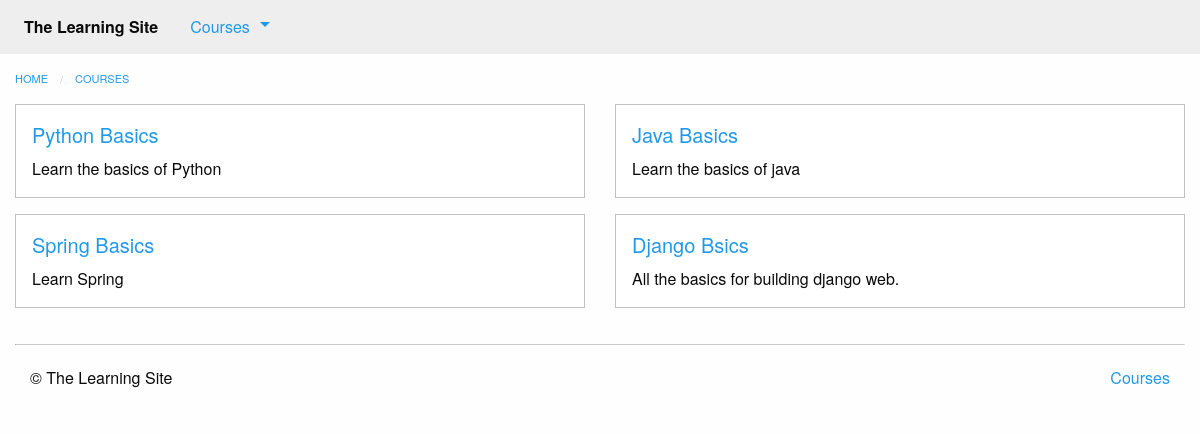
Page /courses/ on the committed database.
### courses/models.py (models this page shows, shortened)
class Course(models.Model):
    created_at = models.DateTimeField(auto_now_add=True)
    title = models.CharField(max_length=255)
    description = models.TextField()
    content = models.TextField(blank=True, default='')

### courses/views.py (the view)
def course_list(request):
    courses = models.Course.objects.all()
    return render(request, 'courses/course_list.html', {'courses': courses})

### courses/templatetags/course_extras.py (called while the page is built)
@register.inclusion_tag('courses/course_nav.html')
def nav_courses_list():
    courses = Course.objects.all()[:5]
    return {'courses': courses}

### courses/templates/courses/course_list.html (shortened to what this page needs)
{% extends "courses/layout.html" %}
{% block content %}
    <div class="row columns">
        {{ block.super }}
    </div>
    <div class="row">
        {%  for course in courses %}
            <div class="small-6 columns">
                <div class="callout">
                    <h5><a href="{% url 'courses:detail' pk=course.pk %}">{{ course.title }}</a></h5>
                    <div class="card-copy">
                        {{ course.description }}
                    </div>
                </div>
            </div>
            {% if forloop.counter|divisibleby:"2" %}
                </div>
                <div class="row">
            {% endif %}
        {% endfor %}
    </div>
{% endblock %}

### courses/templates/courses/layout.html (shortened to what this page needs)
{% extends "layout.html" %}
{% block content %}
    <ul class="breadcrumbs">
        <li><a href="{% url 'home' %}">Home</a></li>
        <li><a href="{% url 'courses:list' %}">Courses</a></li>
    </ul>
{% endblock %}

### templates/layout.html (shortened to what this page needs)
<!doctype html>
{% load static from staticfiles %}
{% load course_extras %}
<html class="no-js" lang="en">
    <head>
        <link rel="stylesheet" href="{% static 'css/foundation.min.css' %}">
        <link rel="stylesheet" href="{% static 'css/layout.css' %}">
    </head>
    <body>
        <nav class="top-bar" role="navigation">
            <section class="top-bar-left">
                <ul class="dropdown menu" data-dropdown-menu role="menubar">
                    <li class="menu-text">The Learning Site</li>
                    <li class="has-submenu">
                        <a href="#">Courses</a>
                    </li>
                </ul>
            </section>
        </nav>
        {% block content %}{% endblock %}
        <footer class="row columns">
            <hr/>
            <div class="small-6 columns">
                <p>&copy; The Learning Site</p>
            </div>
            <div class="small-6 columns">
                <ul class="inline-list no-bullet float-right">
                    <li><a href="{% url 'courses:list' %}">Courses</a></li>
                </ul>
            </div>
        </footer>
    </body>
</html>

### assets/css/layout.css (style rules this page uses)
.top-bar { margin-bottom: 1rem; }

### rows in the picture
Course: title "Python Basics", description "Learn the basics of Python"
Course: title "Java Basics", description "Learn the basics of java"
Course: title "Spring Basics", description "Learn Spring"
Course: title "Django Bsics", description "All the basics for building django web."
